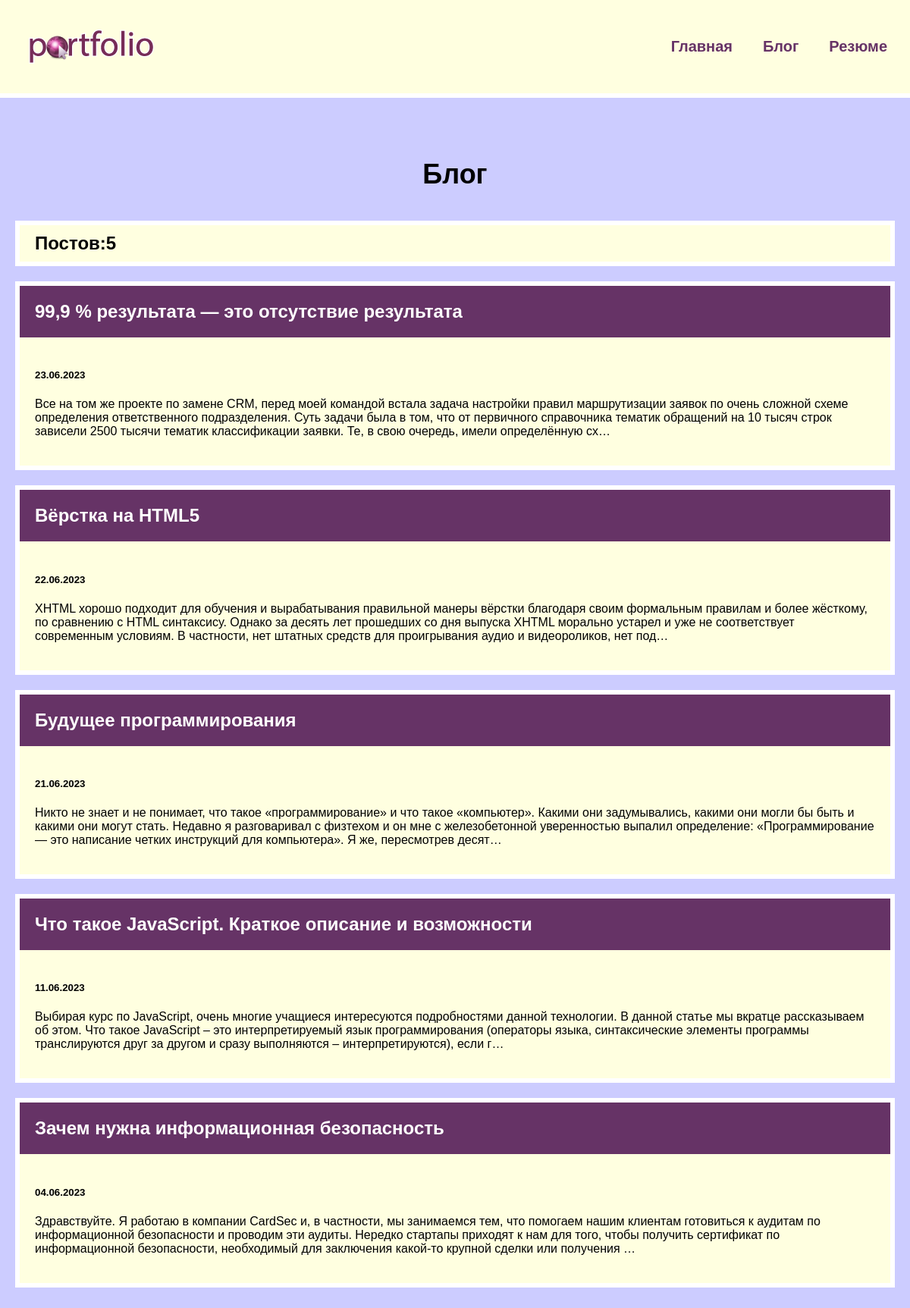
Screenshot of /blog/ with the database file from the repository.
### blog/models.py (models this page shows, shortened)
class Blog(models.Model):
    title = models.CharField(max_length=200)
    description = models.TextField()
    date = models.DateField()

### blog/views.py (the view)
# urls.py: path('', views.blogs, name='blogs'),
def blogs(request):
    blogs = Blog.objects.order_by('-date')
    return render(request, 'blog/blogs.html', {'blogs': blogs})

### blog/templates/blog/blogs.html
{% extends 'skills/base.html'%}
{% block content%}
<h1>Блог</h1>
<h2 class="count">Постов:{{ blogs.count }}</h2>
{% for blog in blogs %}
<div class="element">
    <h2 class="top"><a href="{% url 'detail' blog.id %}">{{ blog.title }}</a></h2>
    <div class="blog_text">
        <h5>{{ blog.date|date:'d.m.Y'}}</h5>
        <p>{{ blog.description|truncatechars:360|striptags}}</p>
    </div>
</div>
{%endfor%}
{% endblock %}

### skills/templates/skills/base.html (shortened to what this page needs)
<!DOCTYPE html>
{% load static %}
<html lang="en">
<head>
    <link rel="stylesheet" href="{% static 'css/styles.css' %}">
</head>
<body>
<div class="menu">
    <div class="wrap">
        <div class="logo">
            <a href="{% url 'index' %}"><img src="{% static 'skills/logo.png'%}" alt=""></a>
        </div>
<ul>
    <li><a href="{% url 'index'%}">Главная</a></li>
    <li><a href="{% url 'blogs'%}">Блог</a></li>
    <li><a href="{% static 'skills/resume.pdf'%}" target="_blank">Резюме</a></li>
</ul>
    </div>
</div>
<div class="content">
<div class="wrap">
  {% block content %}
  {% endblock%}
    </div>
</div>
</body>
</html>

### skills/static/css/styles.css (style rules this page uses)
body { font-family: Verdana, Geneva, Tahoma, sans-serif; padding: 0; margin:0; background: #CCCCFF; }
.wrap { max-width: 1200px; margin: 0 auto; padding: 20px; box-sizing: border-box; }
.element,.count { background: lightyellow; border: 6px solid #FFF; margin: 20px 0; }
.content h1 { text-align: center; margin: 60px 0 40px; font-size: 36px; }
.top { background: #663366; margin: 0; }
.top a { color:#FFF; text-decoration: none; padding: 20px; display: block; }
.blog_text { padding: 20px; box-sizing: border-box; }
.count { padding: 10px 20px; box-sizing: border-box; }
.menu { background: lightyellow; padding: 10px; border-bottom: 6px solid white; }
.menu .wrap { display: flex; flex-wrap: wrap; justify-content: space-between; align-items: center; }
.menu a { color:#663366; font-weight: bold; text-decoration: none; }
.menu ul { display: flex; list-style: none; font-size: 20px; }
.menu li { margin-left: 40px; }

### rows the page displays
Blog: title "99,9 % результата — это отсутствие результата", date "23.06.2023", description "Все на том же проекте по замене CRM, перед моей командой встала задача настройки правил маршрутизации заявок по очень сложной схеме определения ответственного подразделения. Суть задачи была в том, что от первичного справочника тематик обращений на 10 тысяч строк зависели 2500 тысячи тематик классификации заявки. Те, в свою очередь, имели определённую сх…"
Blog: title "Вёрстка на HTML5", date "22.06.2023", description "XHTML хорошо подходит для обучения и вырабатывания правильной манеры вёрстки благодаря своим формальным правилам и более жёсткому, по сравнению с HTML синтаксису. Однако за десять лет прошедших со дня выпуска XHTML морально устарел и уже не соответствует современным условиям. В частности, нет штатных средств для проигрывания аудио и видеороликов, нет под…"
Blog: title "Будущее программирования", date "21.06.2023", description "Никто не знает и не понимает, что такое «программирование» и что такое «компьютер». Какими они задумывались, какими они могли бы быть и какими они могут стать. Недавно я разговаривал с физтехом и он мне с железобетонной уверенностью выпалил определение: «Программирование — это написание четких инструкций для компьютера». Я же, пересмотрев десят…"
Blog: title "Что такое JavaScript. Краткое описание и возможности", date "11.06.2023", description "Выбирая курс по JavaScript, очень многие учащиеся интересуются подробностями данной технологии. В данной статье мы вкратце рассказываем об этом. Что такое JavaScript – это интерпретируемый язык программирования (операторы языка, синтаксические элементы программы транслируются друг за другом и сразу выполняются – интерпретируются), если г…"
Blog: title "Зачем нужна информационная безопасность", date "04.06.2023", description "Здравствуйте. Я работаю в компании CardSec и, в частности, мы занимаемся тем, что помогаем нашим клиентам готовиться к аудитам по информационной безопасности и проводим эти аудиты. Нередко стартапы приходят к нам для того, чтобы получить сертификат по информационной безопасности, необходимый для заключения какой-то крупной сделки или получения …"

### other values shown
{{ blogs.count }} "5"
